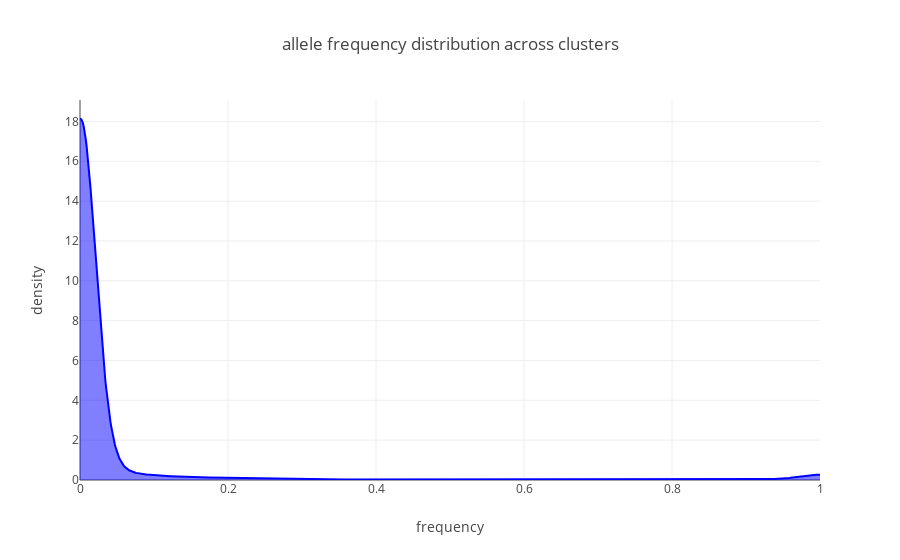

The notebook cell this image was saved under:
### Code cell
n_chose= 200
Chose= np.random.choice(range(freqs_matrix.shape[0]),n_chose)

Across= list(it.chain(*[freqs_matrix[x] for x in Chose]))

X_plot = np.linspace(0, 1, 1000)

freq_kde = KernelDensity(kernel='gaussian', bandwidth=0.02).fit(np.array(Across).reshape(-1,1))

log_dens = freq_kde.score_samples(X_plot.reshape(-1,1))

fig_roost_dens= [go.Scatter(x=X_plot, y=np.exp(log_dens), 
                            mode='lines', fill='tozeroy', name= 'mRNA pVal',
                            line=dict(color='blue', width=2))]
##

layout= go.Layout(
    title= 'allele frequency distribution across clusters',
    yaxis= dict(
        title= 'density'
    ),
    xaxis= dict(
        title= 'frequency'
    )
)

fig = go.Figure(data=fig_roost_dens, layout= layout)
iplot(fig)

### Figure 1 — Plotly figure (JSON) as saved in the notebook; plotly's stock layout.template omitted (floating-point values rounded to 4 significant figures; data arrays with more than 128 entries replaced by an {"elided": "..."} marker saying what was removed)
{"data": [{"fill": "tozeroy", "line": {"color": "blue", "width": 2}, "mode": "lines", "name": "mRNA pVal", "type": "scatter", "uid": "f65b1947-fa90-4c53-b6bc-13a6887c0e73", "x": {"elided": "1000 float values"}, "y": {"elided": "1000 float values"}}], "layout": {"title": "allele frequency distribution across clusters", "xaxis": {"title": "frequency"}, "yaxis": {"title": "density"}}}
